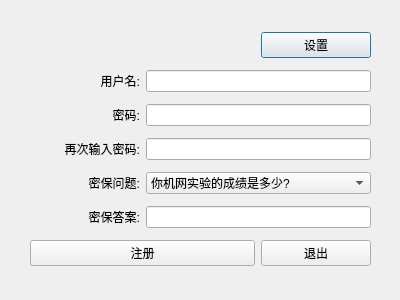
<?xml version="1.0" encoding="UTF-8"?>
<ui version="4.0">
 <class>SignUp</class>
 <widget class="QDialog" name="SignUp">
  <property name="geometry">
   <rect>
    <x>0</x>
    <y>0</y>
    <width>400</width>
    <height>300</height>
   </rect>
  </property>
  <property name="windowTitle">
   <string>Dialog</string>
  </property>
  <widget class="QWidget" name="layoutWidget">
   <property name="geometry">
    <rect>
     <x>30</x>
     <y>20</y>
     <width>341</width>
     <height>261</height>
    </rect>
   </property>
   <layout class="QGridLayout" name="gridLayout">
    <property name="verticalSpacing">
     <number>0</number>
    </property>
    <item row="0" column="2">
     <widget class="QPushButton" name="setBtn">
      <property name="text">
       <string>设置</string>
      </property>
     </widget>
    </item>
    <item row="1" column="0">
     <widget class="QLabel" name="nameLabel">
      <property name="text">
       <string>用户名:</string>
      </property>
      <property name="alignment">
       <set>Qt::AlignRight|Qt::AlignTrailing|Qt::AlignVCenter</set>
      </property>
     </widget>
    </item>
    <item row="1" column="1" colspan="2">
     <widget class="QLineEdit" name="nameLineEdit"/>
    </item>
    <item row="2" column="0">
     <widget class="QLabel" name="passwordLabel">
      <property name="text">
       <string>密码:</string>
      </property>
      <property name="alignment">
       <set>Qt::AlignRight|Qt::AlignTrailing|Qt::AlignVCenter</set>
      </property>
     </widget>
    </item>
    <item row="2" column="1" colspan="2">
     <widget class="QLineEdit" name="passwordLineEdit">
      <property name="echoMode">
       <enum>QLineEdit::Password</enum>
      </property>
     </widget>
    </item>
    <item row="3" column="0">
     <widget class="QLabel" name="checkPasswordLabel">
      <property name="text">
       <string>再次输入密码:</string>
      </property>
      <property name="alignment">
       <set>Qt::AlignRight|Qt::AlignTrailing|Qt::AlignVCenter</set>
      </property>
     </widget>
    </item>
    <item row="3" column="1" colspan="2">
     <widget class="QLineEdit" name="checkPasswordLineEdit">
      <property name="echoMode">
       <enum>QLineEdit::Password</enum>
      </property>
     </widget>
    </item>
    <item row="4" column="0">
     <widget class="QLabel" name="pwQuestionLabel">
      <property name="text">
       <string>密保问题:</string>
      </property>
      <property name="alignment">
       <set>Qt::AlignRight|Qt::AlignTrailing|Qt::AlignVCenter</set>
      </property>
     </widget>
    </item>
    <item row="4" column="1" colspan="2">
     <widget class="QComboBox" name="pwQuestionComboBox">
      <item>
       <property name="text">
        <string>你机网实验的成绩是多少?</string>
       </property>
      </item>
     </widget>
    </item>
    <item row="5" column="0">
     <widget class="QLabel" name="pwAnswerLabel">
      <property name="text">
       <string>密保答案:</string>
      </property>
      <property name="alignment">
       <set>Qt::AlignRight|Qt::AlignTrailing|Qt::AlignVCenter</set>
      </property>
     </widget>
    </item>
    <item row="5" column="1" colspan="2">
     <widget class="QLineEdit" name="pwAnswerLineEdit"/>
    </item>
    <item row="6" column="0" colspan="2">
     <widget class="QPushButton" name="signUpBtn">
      <property name="text">
       <string>注册</string>
      </property>
     </widget>
    </item>
    <item row="6" column="2">
     <widget class="QPushButton" name="exitBtn">
      <property name="text">
       <string>退出</string>
      </property>
     </widget>
    </item>
    <item row="0" column="0" colspan="2">
     <widget class="QLabel" name="showLabel">
      <property name="text">
       <string/>
      </property>
     </widget>
    </item>
   </layout>
  </widget>
 </widget>
 <resources/>
 <connections/>
</ui>
